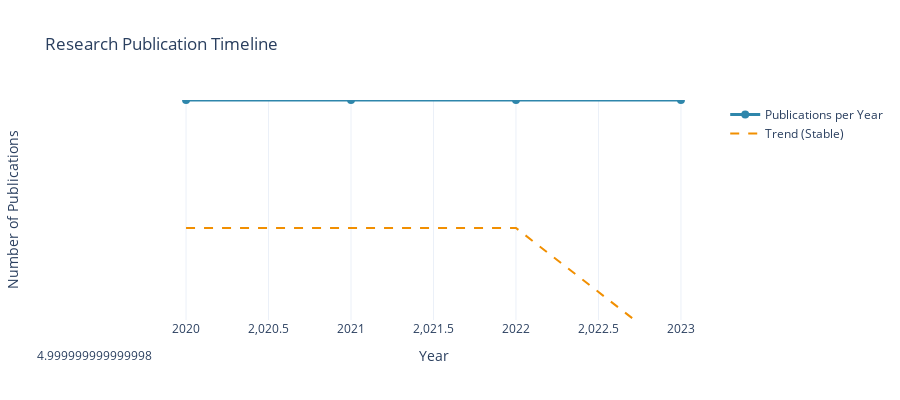

The cell this chart's notebook holds for it:
### Markdown cell above
## 7. Cancer Research Intelligence Demo & PDF Generation 🎯

### Code cell
# Demo 2: Advanced Cancer Research Intelligence Analysis
print("\\n🎯 DEMO 2: COMPREHENSIVE CANCER IMMUNOTHERAPY RESEARCH ANALYSIS")
print("="*80)

# Define oncology research query
cancer_research_query = "CAR-T cell therapy for relapsed refractory B-cell lymphoma"

# Oncology patient context
cancer_patient_context = {
    'age': 54,
    'gender': 'Male',
    'condition': 'Relapsed/Refractory Diffuse Large B-Cell Lymphoma',
    'stage': 'Stage IV',
    'previous_treatments': ['R-CHOP', 'Salvage chemotherapy', 'Autologous stem cell transplant'],
    'biomarkers': ['CD19+', 'CD20+'],
    'performance_status': 'ECOG 1',
    'location': 'San Francisco, CA',
    'research_interests': ['CAR-T trials', 'immunotherapy', 'novel agents']
}

# Comprehensive cancer research analysis
cancer_results = research_platform.analyze_research_query(cancer_research_query, cancer_patient_context)

# Display detailed analysis
research_platform.display_research_summary(cancer_results)

# Generate cancer research visualizations
print("\\n📊 GENERATING CANCER RESEARCH VISUALIZATIONS...")
cancer_visualizations = research_platform.generate_visualizations(cancer_results)

# Display research timeline
if 'timeline' in cancer_visualizations:
    print("📈 Cancer Research Timeline Generated!")
    cancer_visualizations['timeline'].show()
else:
    print("⚠️ Timeline visualization not available")

### Figure 1 — Plotly figure (JSON) as saved in the notebook; plotly's stock layout.template omitted (floating-point values rounded to 4 significant figures)
{"data": [{"line": {"color": "#2E86AB", "width": 3}, "marker": {"size": 8}, "mode": "lines+markers", "name": "Publications per Year", "type": "scatter", "x": [2020, 2021, 2022, 2023], "y": [5, 5, 5, 5]}, {"line": {"color": "#F18F01", "dash": "dash", "width": 2}, "mode": "lines", "name": "Trend (Stable)", "type": "scatter", "x": [2020, 2021, 2022, 2023], "y": [5.0, 5.0, 5.0, 5.0]}], "layout": {"height": 400, "title": {"text": "Research Publication Timeline"}, "xaxis": {"title": {"text": "Year"}}, "yaxis": {"title": {"text": "Number of Publications"}}}}
